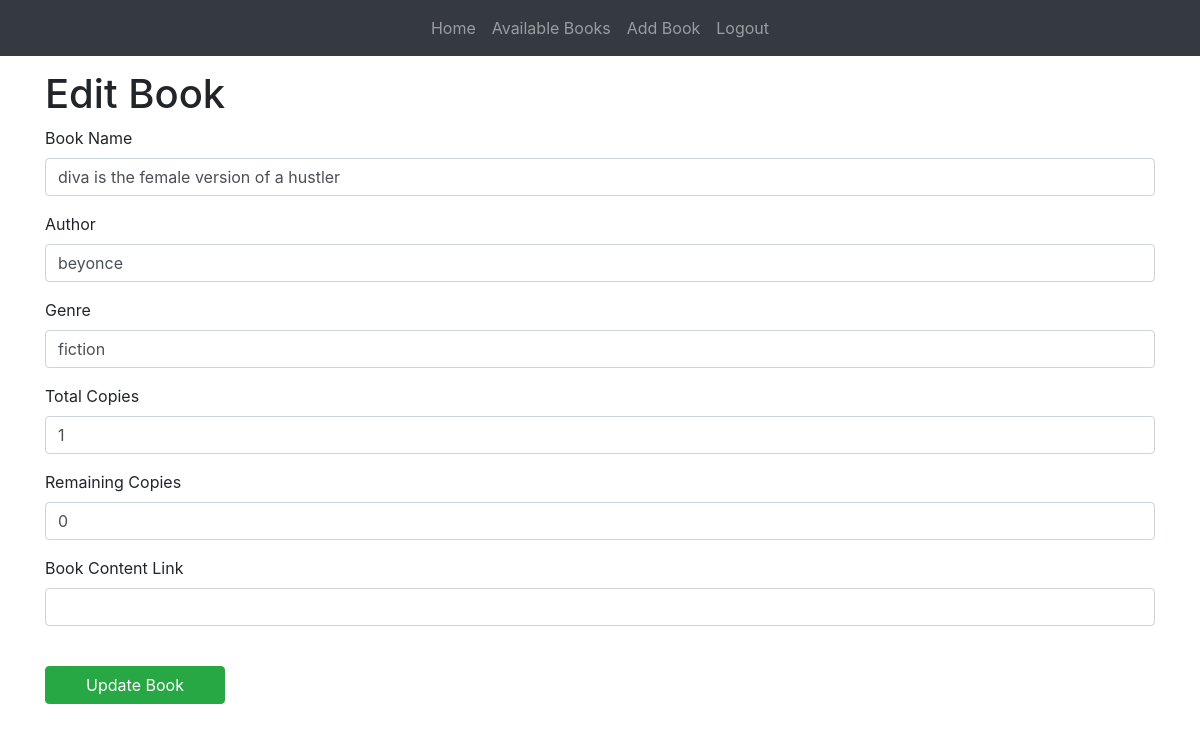
The app's page /edit-book/6 (signed in), older data.
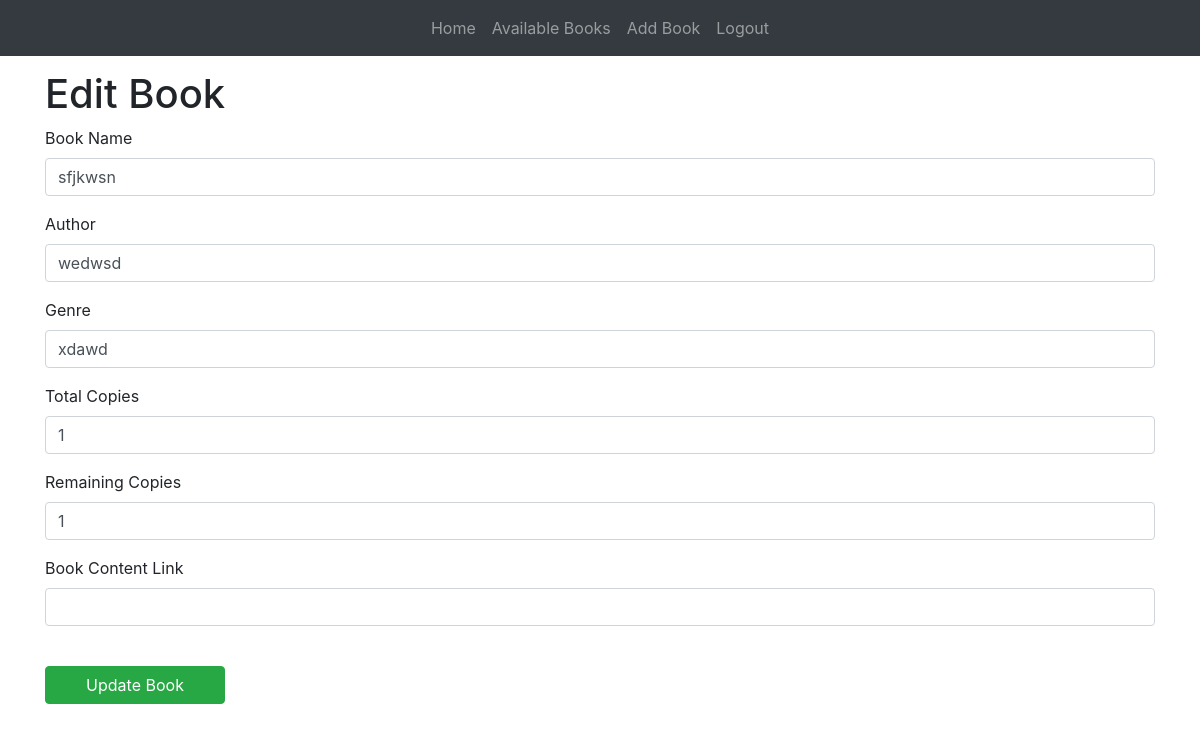
The same page, newer data.
### website/models.py (models this page shows)
class Book(db.Model):
    id = db.Column(db.Integer, primary_key=True)  # a reference ID
    name = db.Column(db.String(150), nullable=False)  # a title
    author = db.Column(db.String(150), nullable=False)  # an author
    genre = db.Column(db.String(50), nullable=True)  # genre (optional)
    copies = db.Column(db.Integer, nullable=False)  # number of total copies
    remaining_copies = db.Column(db.Integer, nullable=False)  # number of remaining copies
    content_link = db.Column(db.String(500), nullable=True)  # link to access the book (optional)
    borrowed_books = db.relationship('BorrowedBook', backref='book')# relationship to track borrow records for this book

### website/views.py (the view, shortened to what this page needs)
@views.route('/edit-book/<int:book_id>', methods=['GET', 'POST'])
@login_required
def edit_book(book_id):
    if not current_user.is_admin:
        flash("You do not have permission to access this page.", category='error')
        return redirect(url_for('views.home'))
    book = Book.query.get(book_id)
    if not book:
        flash("Book not found.", category='error')
        return redirect(url_for('views.book_list'))
    return render_template('edit_book.html', book=book)

### website/templates/edit_book.html (shortened to what this page needs)
{% extends "base.html" %}
{% block content %}
<h1>Edit Book</h1>
<form method="POST">
    <div class="form-group">
        <label for="name">Book Name</label>
        <input
            type="text"
            id="name"
            name="name"
            class="form-control"
            value="{{ book.name }}"
            required
        />
    </div>
    <div class="form-group">
        <label for="author">Author</label>
        <input
            type="text"
            id="author"
            name="author"
            class="form-control"
            value="{{ book.author }}"
            required
        />
    </div>
    <div class="form-group">
        <label for="genre">Genre</label>
        <input
            type="text"
            id="genre"
            name="genre"
            class="form-control"
            value="{{ book.genre }}"
        />
    </div>
    <div class="form-group">
        <label for="copies">Total Copies</label>
        <input
            type="number"
            id="copies"
            name="copies"
            class="form-control"
            value="{{ book.copies }}"
            required
        />
    </div>
    <div class="form-group">
        <label for="remaining_copies">Remaining Copies</label>
        <input
            type="number"
            id="remaining_copies"
            name="remaining_copies"
            class="form-control"
            value="{{ book.remaining_copies }}"
            required
        />
    </div>
    <div class="form-group">
        <label for="content_link">Book Content Link</label>
        <input
            type="url"
            id="content_link"
            name="content_link"
            class="form-control"
            value="{{ book.content_link }}"
        />
    </div>
    <br />
    <button type="submit" class="btn btn-success">Update Book</button>
</form>
{% endblock %}

Row changes from the older to the newer data that the page shows:
changed Book: name "diva is the female version of a hustler" → "sfjkwsn"; author "beyonce" → "wedwsd"; genre "fiction" → "xdawd"; remaining_copies "0" → "1"
